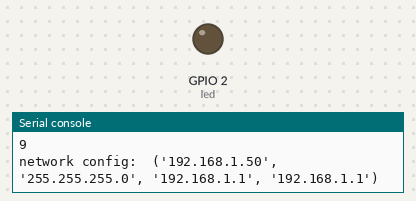
This program was run on a simulated ESP32 board running MicroPython. Shown: output pins drawn as LEDs (lit = HIGH), the last lines printed to the serial console. WiFi joins after 1.5 s; random numbers come from a fixed seed; requests to the public web service named in the program get a made-up reply in its usual format after 0.4 s (London, UTC, broken clouds, 64 % humidity, 1013 hPa unless stated).

Above: at 3.9 s.
At 8.1 s:
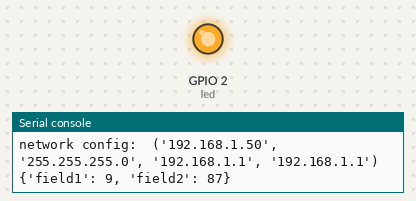
Timing chart, 0 to 16.5 s (numbered marks = the images above):
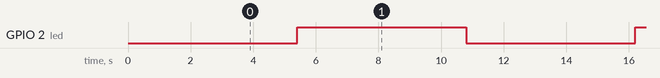

The program:

main.py
```python
# MicroPython Script for ESP32
# Author: Himanshu Tripathi

# ESP32 Weather Station with DHT11 Sensor
# on Thingspeak (RESTful API)
# REST API is one of the most popular API types
# REST stands for REpresentational State Transfer
# it is also known as RESTful API

import machine
import network
import time
import sys
import gc
import dht
import urequests
import random

# run garbage collector
# it is a form of automatic memory management
# this is a way to reclaim memory occupied with objects
# that are no longer in use by the program
# this is usefull to save space in memory
gc.collect()

# object for on-board led
led = machine.Pin(2,machine.Pin.OUT)
# default status of led is OFF
led.off()
# DHT 11 sensor object
#d = dht.DHT11(machine.Pin(15))
# # DHT 22 Sensor
# d = dht.DHT22(machine.Pin(15))

# constants and variables
HTTP_HEADERS = {'Content-Type' : 'application/json'}
THINGSPEAK_WRITE_API_KEY = 'D99QU22C33Q4A1VC'
UPDATE_TIME_INTERVAL = 5000 # ms
last_update = time.ticks_ms()

# connect ESP32 with existing WiFi network
# it will try to connect with network for only 10 seconds
# if not connected with network, script terminated
timeout = 0
# configure esp32 in station mode
wlan = network.WLAN(network.STA_IF)
wlan.active(False)
time.sleep(0.5)
# enable wifi module (hardware)
wlan.active(True)
wlan.connect('Infinix ZERO 5G 2023','123456789')
if not wlan.isconnected():
    print('Connecting to network..')
    while not wlan.isconnected() and timeout < 10:
        print(10-timeout)
        timeout += 1
        time.sleep(1)
    if wlan.isconnected():
        # print the ip addr of esp32 in network
        print('network config: ',wlan.ifconfig())
    else:
        print('could not connect')
        sys.exit()

# Forever Loop
while True:
    # wait for the update sensor data using non-blocking delay
    if time.ticks_ms()-last_update > UPDATE_TIME_INTERVAL:
        # measure sensor data
        #d.measure()
        #t = d.temperature()
        #h = d.humidity()
        t = random.randint(1,50)
        h = random.randint(51,100)
        # put data into json format
        dht_readings = {'field1':t, 'field2':h}
        # use post method from urequests module to write data on thingspeak
        request = urequests.post(
            'https://api.thingspeak.com/update?api_key=' + THINGSPEAK_WRITE_API_KEY,
            json=dht_readings,headers=HTTP_HEADERS)
        # close the request
        request.close()
        # print DHT sensor reading on terminal
        print(dht_readings)
        # toggle the LED status for visulization at hardware level
        led.value(not led.value())
        # update the last update time
        last_update = time.ticks_ms()
```

Measured:
- by itself, GPIO 2 (led): alternates HIGH for 5.4 s and LOW for 5.4 s
